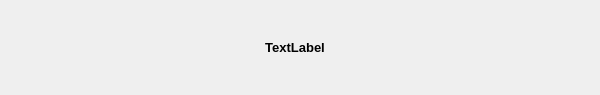
<?xml version="1.0" encoding="UTF-8"?>
<ui version="4.0">
 <class>WaitDialog</class>
 <widget class="QDialog" name="WaitDialog">
  <property name="windowModality">
   <enum>Qt::ApplicationModal</enum>
  </property>
  <property name="geometry">
   <rect>
    <x>0</x>
    <y>0</y>
    <width>600</width>
    <height>95</height>
   </rect>
  </property>
  <property name="minimumSize">
   <size>
    <width>600</width>
    <height>95</height>
   </size>
  </property>
  <property name="maximumSize">
   <size>
    <width>600</width>
    <height>95</height>
   </size>
  </property>
  <property name="baseSize">
   <size>
    <width>600</width>
    <height>95</height>
   </size>
  </property>
  <property name="windowTitle">
   <string>Dialog</string>
  </property>
  <property name="windowIcon">
   <iconset resource="../resources/ChartGeany.qrc">
    <normaloff>:/png/images/icons/PNG/cglogo.png</normaloff>:/png/images/icons/PNG/cglogo.png</iconset>
  </property>
  <property name="modal">
   <bool>true</bool>
  </property>
  <widget class="QLabel" name="messageLabel">
   <property name="geometry">
    <rect>
     <x>20</x>
     <y>10</y>
     <width>550</width>
     <height>75</height>
    </rect>
   </property>
   <property name="font">
    <font>
     <pointsize>10</pointsize>
     <weight>75</weight>
     <bold>true</bold>
    </font>
   </property>
   <property name="text">
    <string>TextLabel</string>
   </property>
   <property name="alignment">
    <set>Qt::AlignCenter</set>
   </property>
  </widget>
 </widget>
 <resources>
  <include location="../resources/ChartGeany.qrc"/>
 </resources>
 <connections/>
</ui>
